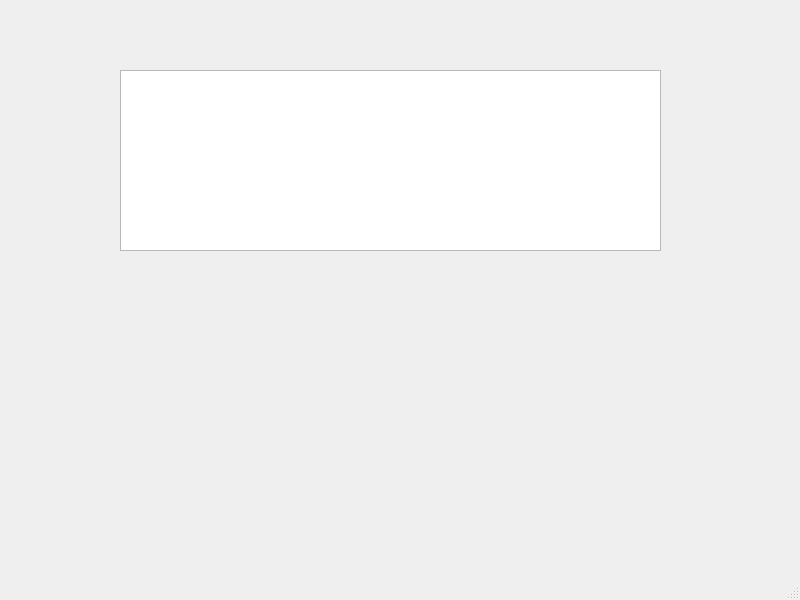
<?xml version="1.0" encoding="UTF-8"?>
<ui version="4.0">
 <class>Server</class>
 <widget class="QMainWindow" name="Server">
  <property name="geometry">
   <rect>
    <x>0</x>
    <y>0</y>
    <width>800</width>
    <height>600</height>
   </rect>
  </property>
  <property name="windowTitle">
   <string>Server</string>
  </property>
  <widget class="QWidget" name="centralwidget">
   <widget class="QTextEdit" name="textEdit">
    <property name="geometry">
     <rect>
      <x>120</x>
      <y>70</y>
      <width>541</width>
      <height>181</height>
     </rect>
    </property>
   </widget>
  </widget>
  <widget class="QMenuBar" name="menubar">
   <property name="geometry">
    <rect>
     <x>0</x>
     <y>0</y>
     <width>800</width>
     <height>22</height>
    </rect>
   </property>
  </widget>
  <widget class="QStatusBar" name="statusbar"/>
 </widget>
 <resources/>
 <connections/>
</ui>
